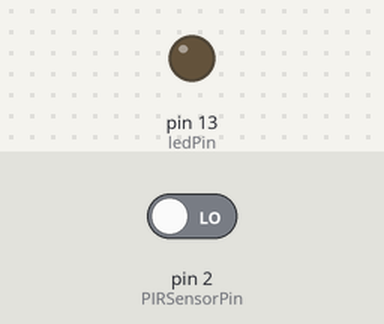
The sketch below on a simulated Arduino Uno, built with avr-gcc and run on an emulated ATmega328P. Shown: output pins drawn as LEDs (lit = HIGH). The test bench sets the inputs (shaded band); at power-on: pin 2 (PIRSensorPin) LOW.

Above: at 1.2 s.
1.3 s: pin 2 (PIRSensorPin) driven HIGH
At 1.7 s:
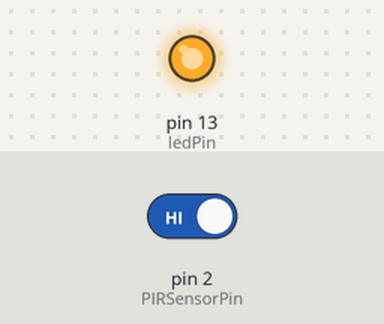
2.8 s: pin 2 (PIRSensorPin) driven LOW
At 4.0 s:
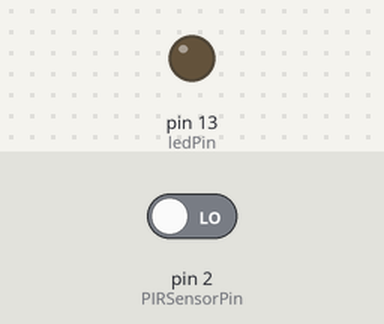
Timing chart, 0 to 5.8 s (numbered marks = the images above; inputs shaded):
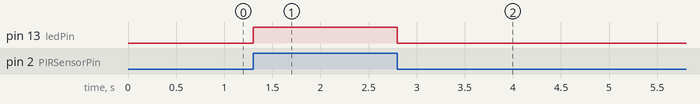

Measured:
- after the input at 1.3 s, pin 13 (ledPin): LOW → HIGH at once
- after the input at 2.8 s, pin 13 (ledPin): HIGH → LOW at once

The sketch:

e12_PIRMotionSensor.ino
```cpp
/*
  Lego Advanced Kit
  Example 12 - PIRMotionSensor

  Turns on a LED connected to digital
  pin 13, when people nearby moves. The
  state of LED will keep a while, then
  go off.

  by Lego Electronics
  www.facebook.com/Legoelectronics
 */

// constants won't change. They're used here to
// set pin numbers:
const int PIRSensorPin = 2;     // the number of the Sensor pin
const int ledPin =  13;      // the number of the LED pin

// variables will change:
int sensorState = 0;         // variable for reading the Sensor status

void setup() {
  // initialize the LED pin as an output:
  pinMode(ledPin, OUTPUT);
  // initialize the Sensor pin as an input:
  pinMode(PIRSensorPin, INPUT);
}

void loop(){
  // read the state of the Sensor value:
  sensorState = digitalRead(PIRSensorPin);

  // check if the moving people sensed.
  // if it is, the sensorState is HIGH:
  if (sensorState == HIGH) {
    // turn LED on:
    digitalWrite(ledPin, HIGH);
  }
  else {
    // turn LED off:
    digitalWrite(ledPin, LOW);
  }
}
```
